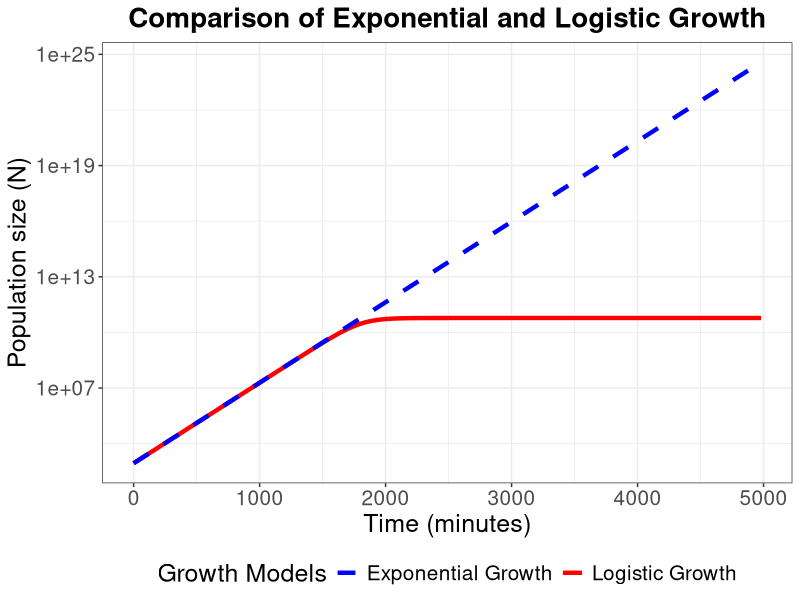
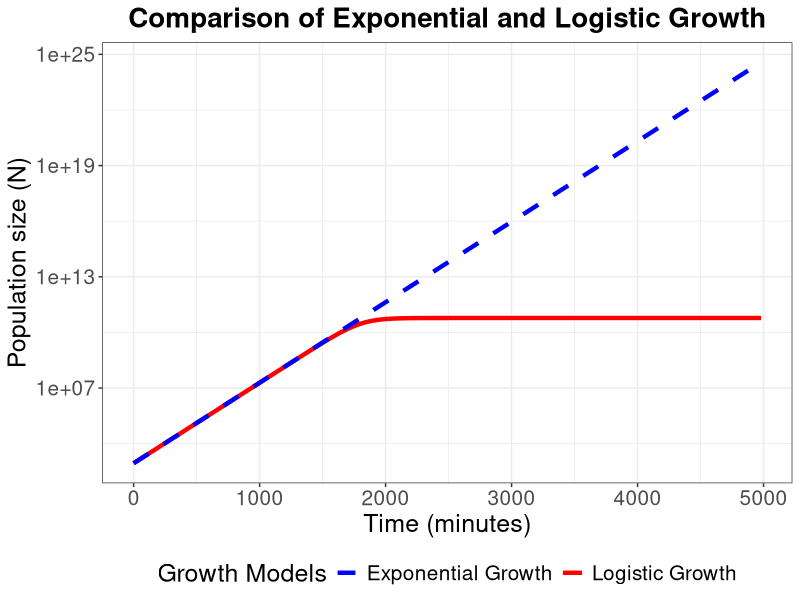

These figures' R source, in order:
#Question 2 
#Code to calculate population size under logistic and exponential growth

#Population parameters
T = 4980
N0 = 879
R = 0.01
K = 6e+10

#Logistic Growth Function 
##  N <- (N0*K*exp(r*t))/(K-N0+N0*exp(r*t)) ##

N_logistic <- (879*6.000e+10*exp(0.01*4980))/(6.000e+10 - 879 + 879*exp(0.01*4980))
N_logistic

#Exponential Growth Function 
## N <- N0*exp(r*t) ##

N_exponential <- 879*exp(0.01*4980)
N_exponential


comparison_table <- data.frame(
  Model = c("Logistic Growth", "Exponential Growth"),
  Population_Size = c(N_logistic, N_exponential))
comparison_table





#Question 3
#Generate a plot comparing exponential and logistic growth

growth_data <- read.csv("experiment.csv")  

#install.packages("ggplot2")
library(ggplot2)

# Parameters from analysis
N0 <- 879       # Initial population size
r <- 0.01       # Growth rate
K <- 6e+10      # Carrying capacity

# Define logistic growth function
logistic_fun <- function(t) {
  N <- (N0*K*exp(r*t))/(K - N0 + N0*exp(r*t))
  return(N)
}

# Define exponential growth function
exponential_fun <- function(t) {
  N <- N0*exp(r*t)
  return(N)
}

#Creating the plot to compare logistic and exponential functions
comparison_plot <- ggplot(aes(x = t, y = N), data = growth_data) +
  geom_function(aes(color = "Logistic Growth"), fun = logistic_fun, linetype = "solid", linewidth = 1.5) +  #Logistic growth curve
  geom_function(aes(color = "Exponential Growth"), fun = exponential_fun, linetype = "dashed", linewidth = 1.5) +  #Exponential growth curve
  scale_y_log10() +
  scale_color_manual(
    name = "Growth Models",  #Legend title
    values = c("Logistic Growth" = "red", "Exponential Growth" = "blue")) +
  xlab("Time (minutes)") +
  ylab("Population size (N)") +
  ggtitle("Comparison of Exponential and Logistic Growth") +
  theme_bw() +
  theme(
    plot.title = element_text(hjust = 0.5, size = 20, face = "bold"),
    axis.title = element_text(size = 18),  #Increase axis label size
    axis.text = element_text(size = 15),   #Increase axis tick label size
    legend.title = element_text(size = 18),
    legend.text = element_text(size = 15),
    legend.position = "bottom")  #Position the legend below the plot

comparison_plot


#Save the plot with a fixed size to ensure reproducibility 
ggsave("comparison_plot.png", plot = comparison_plot, width = 8, height = 6, dpi = 300)
